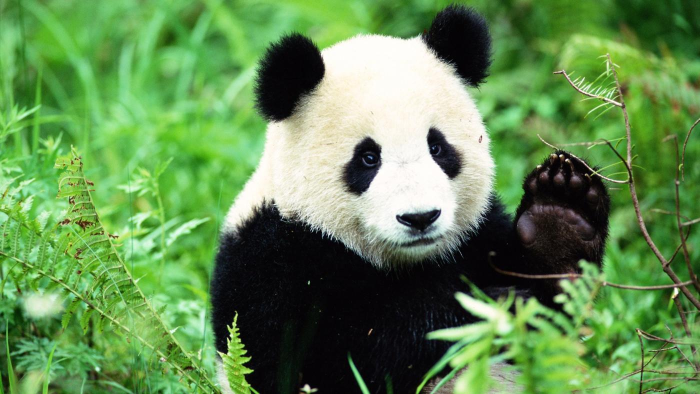
#> input picture Assignments_and_Tutorials/Code_for_Assignment_3/panda.jpg, 1400 x 788 px (shown at 1/2 size)
$ jupyter execute segment.ipynb   (shell and % lines are left out)
#> lines starting #> are read from the running program, lines starting #| are printed output that depends on the picture
# Image segmentation using clustering

### Submitted by: Vatsalya Gupta, SC19B098, B.Tech. ECE VII Sem

[cell 1]
import cv2
import numpy as np
from matplotlib import pyplot as plt

[cell 2]
def my_pdist2(A,B):
    return np.sum((A[:,None,:]-B[None,:,:])**2,axis=-1)

[cell 3]
def my_kmeans(A,k,iters):
    A_min = np.min(A,axis=0)
    A_max = np.max(A,axis=0)

    mean_init = (A_min+A_max)/2
    theta = np.linalg.norm(mean_init-A_max)/2
    cov_init = np.zeros((len(mean_init),len(mean_init)))
    for m in range(len(cov_init)):
        cov_init[m,m] = theta

    ids = np.zeros(len(A))
    means = np.random.multivariate_normal(mean_init,cov_init,k)

    for _ in range(iters):
        distances = my_pdist2(A,means)
        ids = np.argmin(distances,axis=1)
        means = np.vstack([np.average(A[ids==i],axis=0) for i in np.unique(ids)])

    ssd = np.sum(np.min(my_pdist2(A,means),axis=1))

    return ids,means,ssd

[cell 4]
def restarts(A,k,iters,R):
    ssd = float("inf")
    for _ in range(R):
        ids2,means2,ssd2 = my_kmeans(A,k,iters)
        if ssd2<ssd:
            ids = ids2
            means = means2
            ssd = ssd2

    return ids,means,ssd

[cell 5]
def segment(image_original, k, iters, R, plot = True):
    image_data = np.reshape(image_original, (-1, image_original.shape[2]))
    ids, means, _ = restarts(image_data, k, iters, R)

    image_segmented = np.uint8(means[ids])
    image_segmented = image_segmented.reshape(image_original.shape)

    return image_segmented

[cell 6]
def run_segmentation(k,iters,R):
#> called with k = 5, iters = 10, R = 5
    panda_original = cv2.imread("panda.jpg")
#> panda_original is the input picture: shape (788, 1400, 3); mean B, G, R 81.5, 139.5, 98.2
    panda_original = cv2.cvtColor(panda_original,cv2.COLOR_BGR2RGB)

    cardinal_original = cv2.imread("cardinal.jpg")
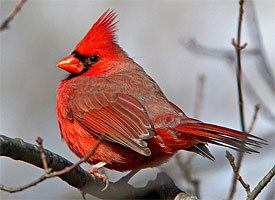
#> input picture Assignments_and_Tutorials/Code_for_Assignment_3/cardinal.jpg, 275 x 200 px
#> cardinal_original is the input picture: shape (200, 275, 3); mean B, G, R 127.9, 130.1, 154.3
    cardinal_original = cv2.cvtColor(cardinal_original,cv2.COLOR_BGR2RGB)

    panda_original = cv2.resize(panda_original,(100,100))
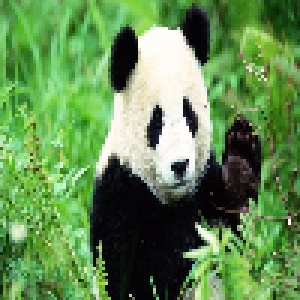
#> panda_original: shape (100, 100, 3) (shown 3 times larger); mean R, G, B 98, 139.2, 81.3
    cardinal_original = cv2.resize(cardinal_original,(100,100))
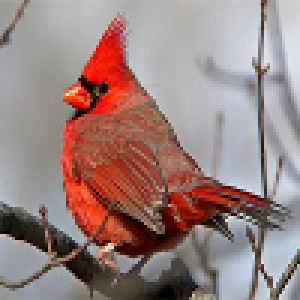
#> cardinal_original: shape (100, 100, 3) (shown 3 times larger); mean R, G, B 154.3, 130.1, 127.8

    panda_segmented = segment(panda_original,k,iters,R)
#> the loop in restarts, `for _ in range(R):` made 5 passes
#> ssd2 on pass 1: 62497273.5
#> ssd2 on pass 2: 23955257
#> after the loop in restarts, `for _ in range(R):`: ids = 10000 values, max 2 at index 851, min 0 at index 0, mean 0.609; ssd = 23955257
#> in segment, `ids, means, _ = restarts(image_data, k, iters, R)`: means = [[104, 170.1, 79.52], [22.25, 34.33, 18.14], [225.2, 235.2, 211.1]]
#> in segment, `image_segmented = image_segmented.reshape(image_original.shape)`:
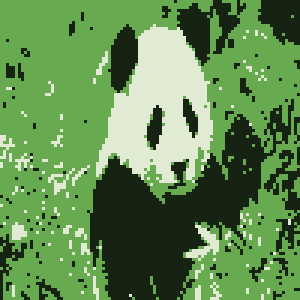
#> image_segmented: shape (100, 100, 3) (shown 3 times larger); mean R, G, B 97.3, 139, 80.9
    cardinal_segmented = segment(cardinal_original,k,iters,R)
#> call 2 of segment, with k = 5, iters = 10, R = 5, plot = True
#> the loop in restarts (call 2), `for _ in range(R):` made 5 passes
#> ssd2 on passes 1 to 5: 9728020.6, 9740194.4, 13227274.3, 9995556.3, 9739784.5
#> in segment (call 2), `ids, means, _ = restarts(image_data, k, iters, R)`: ids = 10000 values, max 4 at index 0, min 0 at index 88, mean 2.51; means = [[62.36, 34.49, 28.49], [134.1, 95.97, 84.25], [192.5, 55.43, 37.15], [187, 188.8, 194.4], [154.7, 152.5, 153.8]]
#> in segment (call 2), `image_segmented = image_segmented.reshape(image_original.shape)`:
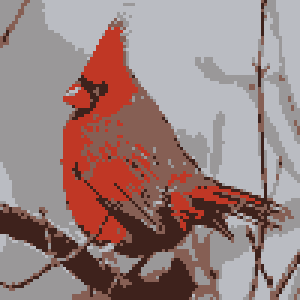
#> image_segmented: shape (100, 100, 3) (shown 3 times larger); mean R, G, B 153.6, 129.4, 127.3

    fig,axes = plt.subplots(1,2)
    axes[0].imshow(panda_segmented)
    axes[1].imshow(cardinal_segmented)

    return fig,axes

[cell 7]
# Case - 1

k = 5
iters = 10
R = 5

run_segmentation(k,iters,R)

[cell 8]
# Case - 2

k = 5
iters = 100
R = 5

run_segmentation(k,iters,R)

[cell 9]
# Case - 3

k = 2
iters = 10
R = 5

run_segmentation(k,iters,R)
#> in segment (call 5), `ids, means, _ = restarts(image_data, k, iters, R)`: ids = 10000 values, max 1 at index 0, min 0 at index 1, mean 0.566; means = [[37.61, 63.28, 27.34], [144.2, 197.3, 122.5]]
#> in segment (call 5), `image_segmented = image_segmented.reshape(image_original.shape)`:
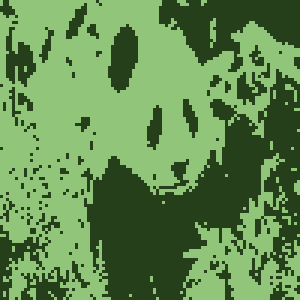
#> image_segmented: shape (100, 100, 3) (shown 3 times larger); mean R, G, B 97.6, 138.9, 80.8
#> in segment (call 6), `ids, means, _ = restarts(image_data, k, iters, R)`: ids = 10000 values, max 1 at index 8, min 0 at index 0, mean 0.371; means = [[171.1, 170.4, 173.7], [125.8, 61.86, 50.1]]
#> in segment (call 6), `image_segmented = image_segmented.reshape(image_original.shape)`:
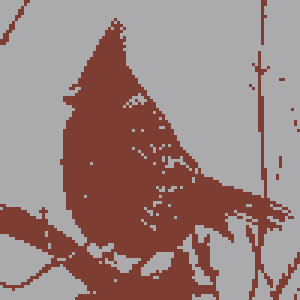
#> image_segmented: shape (100, 100, 3) (shown 3 times larger); mean R, G, B 153.9, 129.5, 127.3

[cell 10]
# Case - 4

k = 2
iters = 10
R = 15

run_segmentation(k,iters,R)

[cell 11]
# Case - 4

k = 4
iters = 30
R = 15

run_segmentation(k,iters,R)
#> in segment (call 10), `image_segmented = image_segmented.reshape(image_original.shape)`:
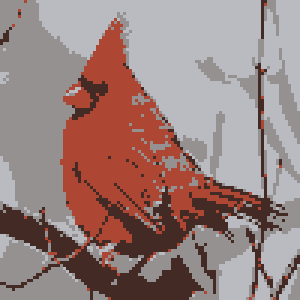
#> image_segmented: shape (100, 100, 3) (shown 3 times larger); mean R, G, B 153.6, 129.6, 127.1
